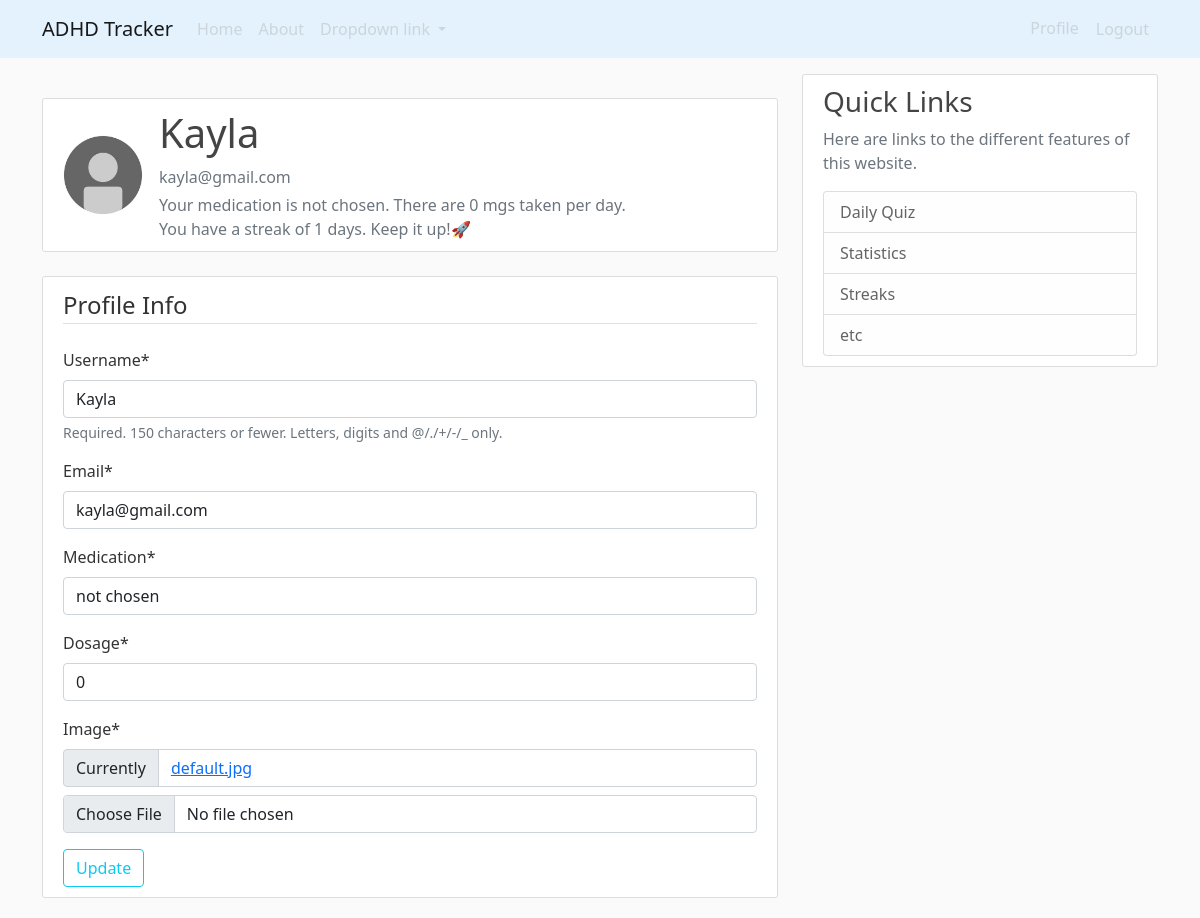
/profile/ (signed in), run on the app's committed database.
### users/models.py (models this page shows, shortened)
class Profile(models.Model):
    user = models.OneToOneField(User, on_delete=models.CASCADE)
    image = models.ImageField(default = "default.jpg", upload_to= "profile_pics/")
    medication = models.CharField(default="not chosen", max_length=100)
    dosage = models.IntegerField(default=0)
    start_date = models.DateField(default=timezone.now)
    streak = models.IntegerField(default=0)
    def update_streak(self):
        self.streak = calculate_streak(self.user)
        self.save()
    def save(self, *args, **kwargs):
        if self.pk:
            old_profile = Profile.objects.get(pk=self.pk)
            if old_profile.image != self.image:
                old_image_path = old_profile.image.path
                if os.path.isfile(old_image_path) and old_profile.image != 'profile_pics/default.jpg':
                    os.remove(old_image_path)
        super().save(*args, **kwargs)
        img = Image.open(self.image.path)
        if img.height > 300 or img.width > 300:
            output_size = (300,300)
            img.thumbnail(output_size)
            img.save(self.image.path)

### users/views.py (the view)
# urls.py: path('profile/', users_views.profile, name='profile'),
@login_required
def profile(request):
    profile = Profile.objects.get(user=request.user)
    if request.method == "POST": #when user submits the form
        u_form = UserUpdateForm(request.POST, instance=request.user) #pass in post data
        p_form = ProfileUpdateForm(request.POST, request.FILES, instance=request.user.profile) #also passes in file for pfp
        if u_form.is_valid() and p_form.is_valid():  # Make sure the forms are valid before saving
            u_form.save()
            p_form.save()
            messages.success(request, f"Your account has been updated!")
            return redirect("profile")
    else:
        u_form = UserUpdateForm(instance=request.user)
        p_form = ProfileUpdateForm(instance=request.user.profile)
    context = {
            "u_form": u_form,
            "p_form": p_form,
            'profile': profile,
            "streak" : profile.update_streak(),
        }
    return render(request, "users/profile.html", context)

### users/forms.py
class UserUpdateForm(forms.ModelForm):
    email = forms.EmailField()
    class Meta:
        model = User
        fields = ["username", "email"]

class ProfileUpdateForm(forms.ModelForm):
    class Meta:
        model = Profile
        fields = [ "medication", "dosage", "image"]

### users/streak.py (called while the page is built)
def calculate_streak(user_id):
    user = user_id
    journals = Journal.objects.filter(author_id=user).order_by('date_posted')
    streak = 0
    current_streak = 0
    previous_date = None
    for journal in journals:
        post_date = journal.date_posted.date()  # Get only the date (without time)
        if previous_date is None:
            current_streak = 1
        elif post_date == previous_date + timedelta(days=1):
            current_streak += 1
        else:
            current_streak = 1
        streak = max(streak, current_streak)
        previous_date = post_date
    return streak

### users/templates/users/profile.html (shortened to what this page needs)
{% extends "tracker/layout.html" %}
{% load crispy_forms_tags %}
{% block content %}
    <div class="content-section container mt-4">
        <div class="d-flex align-items-center">
            <img class="rounded-circle" src="{{ user.profile.image.url }}" alt="User Profile" style="width: 80px; height: 80px; object-fit: cover;">
            <div class="ms-3">
                <h2 class="account-heading">{{ user.username }}</h2>
                <p class="text-secondary mb-1">{{ user.email }}</p>
                <p class="text-secondary mb-0">Your medication is {{  profile.medication  }}. There are {{  profile.dosage  }} mgs taken per day.</p>
                <p class="text-secondary mb-0">You have a streak of {{  profile.streak  }} days. Keep it up!🚀</p>
            </div>
        </div>
    </div>
    <div class="content-section container mt-4">
        <form method = "POST" enctype = "multipart/form-data">
            <fieldset class = "form-group">
                <legend class = "border-bottom mb-4">
                    Profile Info
                </legend>
                {{  u_form|crispy  }}
                {{  p_form|crispy  }}
            </fieldset>
            <div class = "form-group">
                <button class = "btn btn-outline-info" type = "submit">Update</button>
            </div>
        </form>
    </div>
{% endblock content %}

### tracker/static/tracker/main.css (style rules this page uses)
body { background: #fafafa; color: #333333; margin-top: 0rem; }
h1, h2, h3, h4, h5, h6 { color: #444444; }
.content-section { background: #ffffff; padding: 10px 20px; border: 1px solid #dddddd; border-radius: 3px; margin-bottom: 20px; }
.account-heading { font-size: 2.5rem; }

### data on the page
Profile: medication "not chosen", dosage "0", streak "1"

### other printed values
{{ user.username }} "Kayla"
{{ user.email }} "kayla@gmail.com"
